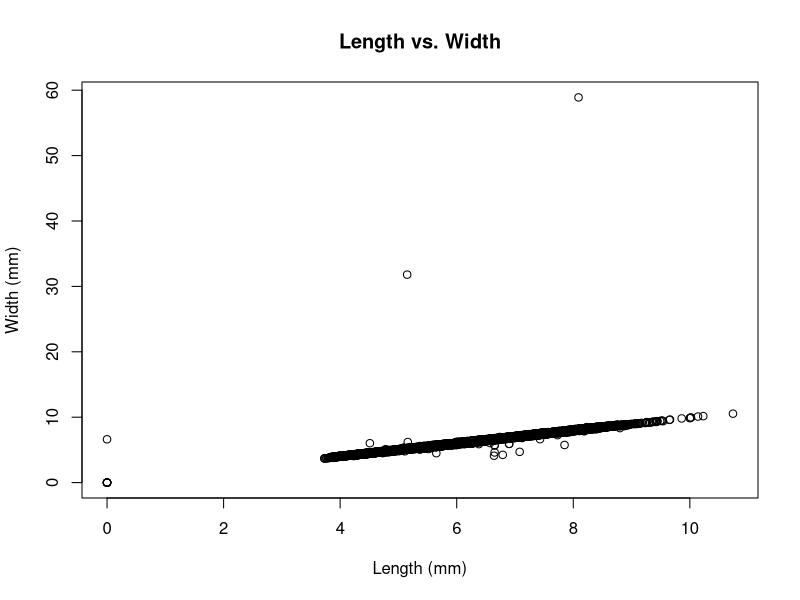

Generate this figure with R:
## ---- chunk 1
library(tidyverse) 
library(ggplot2)
## ---- chunk 2
diamonds <- diamonds %>% rename(
    depth_pct = depth,
    length_mm = x,
    width_mm = y,
    depth_mm = z,
    table_pct = table
  )
## ---- chunk 3
str(diamonds)
table(clarity = diamonds$clarity)
summary(diamonds)
plot(diamonds$length_mm, diamonds$width_mm, main = "Length vs. Width", xlab = "Length (mm)", ylab = "Width (mm)")

## ---- chunk 4

diamonds <- diamonds %>%
  mutate(table_mm = table_pct * width_mm / 100)

# Overall table_mm arithmetic mean?
mean_table_width <- mean(diamonds$table_mm)
print(mean_table_width)







# table_mm arithmetic mean within each clarity category
library(dplyr)
diamonds <- diamonds %>%
  mutate(table_mm = table_pct * width_mm / 100)
mean_table_width_by_clarity <- diamonds %>%
  group_by(clarity) %>%
  summarize(mean_table_mm = mean(table_mm))
print(mean_table_width_by_clarity)




## ---- chunk 5
# Write gmean() command



## ---- chunk 6

test_data <- list(
  test1 = c(2.1, 3.8, 4.2),
  test2 = c(1, 10, 100, 1000),
  test3 = c(0, 1, 4),
  test4 = c(0.38,  0.94, -1.56),
  test5 = c(TRUE, TRUE),
  test6 = c("6", "7", "8")
)


# Create for loop to test gmean() on the above examples


## ---- chunk 7
# Copy gmean() from Ex4 and edit it to check the input





# Copy your code from Ex 5 to test your new command





## ---- chunk 8
# Overall table_mm geometic mean?






# table_mm geometic mean within each clarity category






## ---- chunk 9
# Create gmean2() that computes the geometric mean 
#   that uses the original definition






## ---- chunk 10
# Create a function that computes the harmonic mean







